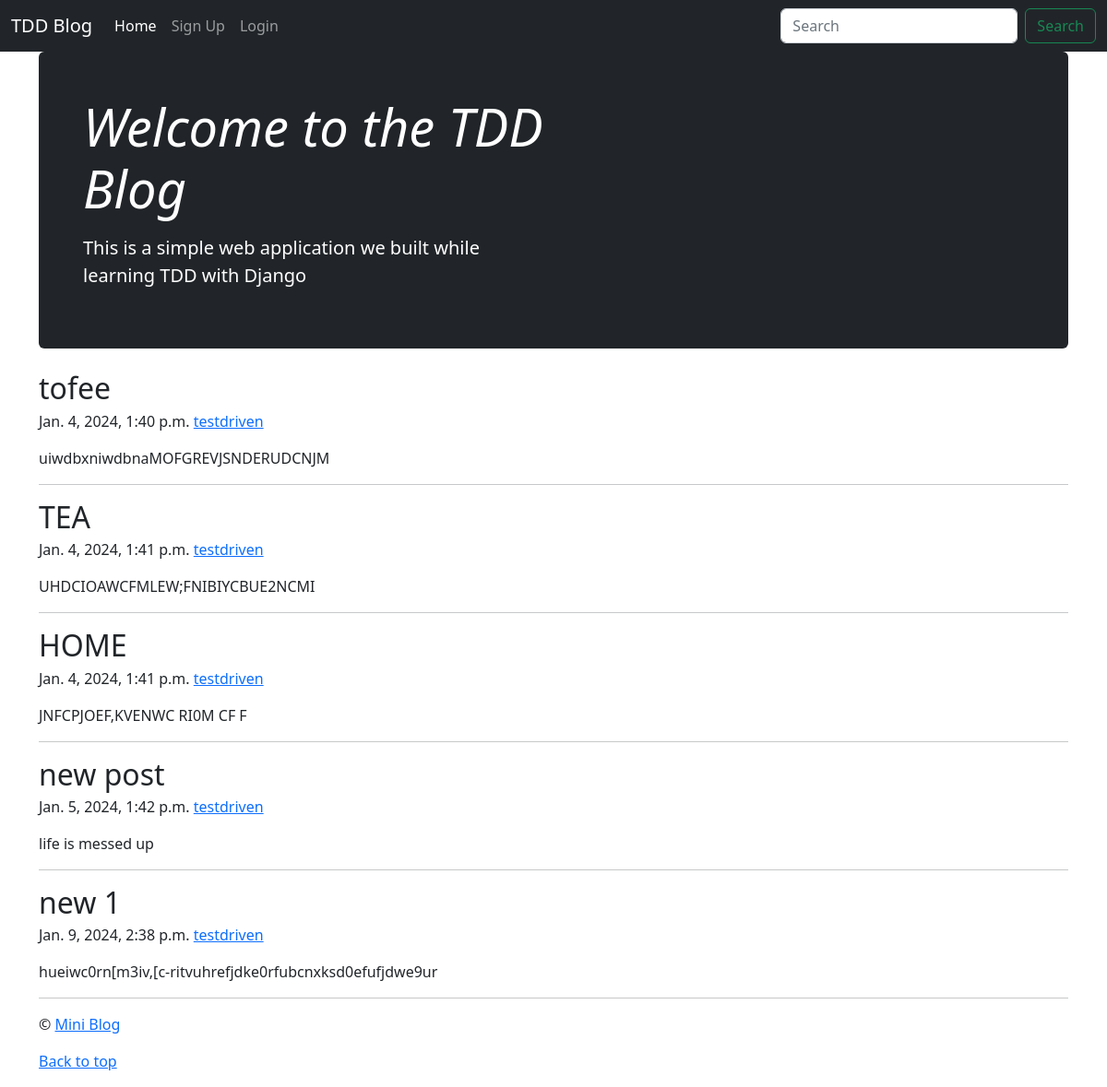
The page / on the database its author committed.
### posts/models.py (models this page shows, shortened)
class Post(models.Model):
    title = models.CharField(max_length=20)
    body = models.TextField()
    created_at = models.DateTimeField(auto_now_add=True)
    modified_at = models.DateTimeField(auto_now=True)
    author=models.ForeignKey(User,on_delete=models.CASCADE)

### posts/views.py (the view)
# urls.py: path("", views.index, name="homepage"),
def index(request):
    posts=Post.objects.all()
    return render(request, "posts/index.html",{"posts":posts})

### templates/posts/index.html
{% extends 'base.html' %} {% block content %}
<div class="p-4 p-md-5 mb-4 rounded text-bg-dark">
  <div class="col-md-6 px-0">
    <h1 class="display-4 fst-italic">Welcome to the TDD Blog</h1>
    <p class="lead my-3">
      This is a simple web application we built while learning TDD with Django
    </p>
  </div>
</div>
{% for post in posts %}
<article class="blog-post">
  <h2 class="blog-post-title mb-1">{{post.title}}</h2>
  <p class="blog-post-meta">
    {{post.created_at}} <a href="#">{{post.author}}</a>
  </p>
  <p>{{post.body|truncatewords:30}}</p>
  <hr />
</article>
{% endfor %} {% endblock content %}

### templates/base.html (shortened to what this page needs)
<!DOCTYPE html>
<html lang="en">
  <head>
    <link
      href="https://cdn.jsdelivr.net/npm/bootstrap@5.2.3/dist/css/bootstrap.min.css"
      rel="stylesheet"
    />
  </head>
  <body>
    <header>
      <nav class="navbar navbar-expand-lg navbar-dark bg-dark">
        <div class="container-fluid">
          <a class="navbar-brand" href="{% url 'homepage' %}">TDD Blog</a>
          <div class="collapse navbar-collapse" id="navbarSupportedContent">
            <ul class="navbar-nav me-auto mb-2 mb-lg-0">
              <li class="nav-item">
                <a
                  class="nav-link active"
                  aria-current="page"
                  href="{% url 'homepage' %}"
                  >Home</a
                >
              </li>
              {% if user.is_authenticated %}
              <li class="nav-item">
                <a class="nav-link" href="{% url 'create_post' %}"
                  >Create Post</a
                >
              </li>
              <li class="nav-item">
                <a class="nav-link" href="{% url 'current_user_profile' %}"
                  >Profile</a
                >
              </li>
              <li class="nav-item">
                <a class="nav-link" href="{% url 'logout' %}">Logout</a>
              </li>
              {% else %}
              <li class="nav-item">
                <a class="nav-link" href="{% url 'signup_page' %}">Sign Up</a>
              </li>
              <li class="nav-item">
                <a class="nav-link" href="{% url 'login_page' %}">Login</a>
              </li>
              {%endif%}
            </ul>
            <form class="d-flex" role="search">
              <input
                class="form-control me-2"
                type="search"
                placeholder="Search"
                aria-label="Search"
              />
              <button class="btn btn-outline-success" type="submit">
                Search
              </button>
            </form>
          </div>
        </div>
      </nav>
    </header>
    <main class="container">
      {% block content %} {% endblock content %}
      <footer class="blog-footer">
        <p>&copy; <a href="">Mini Blog</a></p>
        <p>
          <a href="{% url 'homepage' %}">Back to top</a>
        </p>
      </footer>
    </main>
  </body>
</html>

### rows shown on the page
Post: title "tofee", created_at "Jan. 4, 2024, 1:40 p.m.", author "testdriven", body "uiwdbxniwdbnaMOFGREVJSNDERUDCNJM"
Post: title "TEA", created_at "Jan. 4, 2024, 1:41 p.m.", author "testdriven", body "UHDCIOAWCFMLEW;FNIBIYCBUE2NCMI"
Post: title "HOME", created_at "Jan. 4, 2024, 1:41 p.m.", author "testdriven", body "JNFCPJOEF,KVENWC RI0M CF F"
Post: title "new post", created_at "Jan. 5, 2024, 1:42 p.m.", author "testdriven", body "life is messed up"
Post: title "new 1", created_at "Jan. 9, 2024, 2:38 p.m.", author "testdriven", body "hueiwc0rn[m3iv,[c-ritvuhrefjdke0rfubcnxksd0efufjdwe9ur"
